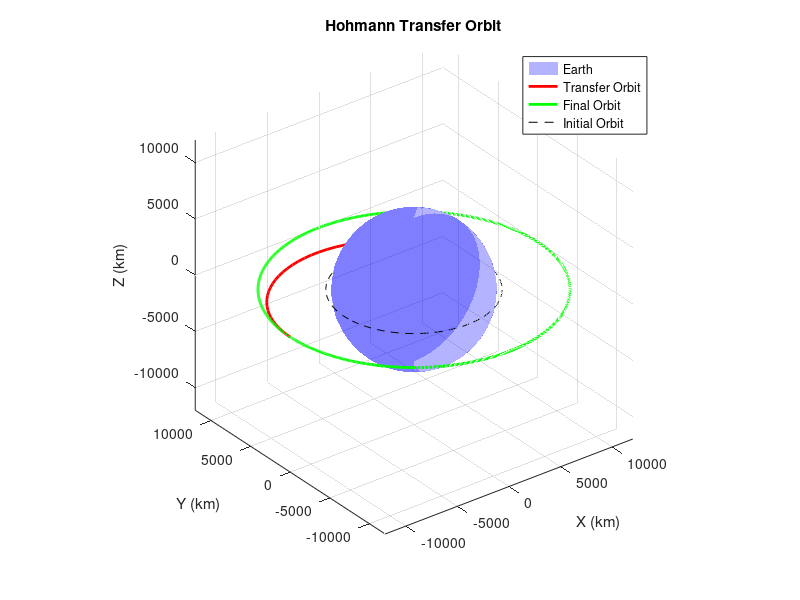

Source code (MATLAB):
clear; clc; close all;

%% ===============================
% Constants
% ===============================
G = 6.667e-20;
mass_of_earth = 5.9722e24;
mu = G * mass_of_earth;

%% ===============================
% Orbit Radii
% ===============================
r1 = 6780;      % initial orbit (km)
r2 = 12000;     % target orbit (km)

%% ===============================
% Initial Circular Orbit State
% ===============================
r0 = [r1; 0; 0];
v_circ_1 = sqrt(mu/r1);
v0 = [0; v_circ_1; 0];

z0 = [r0; v0];

%% ===============================
% Hohmann Transfer ΔV
% ===============================
dv1 = sqrt(mu/r1) * (sqrt(2*r2/(r1+r2)) - 1);
dv2 = sqrt(mu/r2) * (1 - sqrt(2*r1/(r1+r2)));

fprintf("Delta-V1: %.4f km/s\n", dv1);
fprintf("Delta-V2: %.4f km/s\n", dv2);

%% ===============================
% ODE Function
% ===============================
function dzdt = two_body_ode(t, z, mu)

    r_vec = z(1:3);
    v_vec = z(4:6);

    r = norm(r_vec);

    dzdt = zeros(6,1);
    dzdt(1:3) = v_vec;
    dzdt(4:6) = -mu * r_vec / r^3;
end

%% ===============================
% Burn 1 (at t = 0)
% ===============================
v0_transfer = v0 + [0; dv1; 0];   % tangential burn
z0_transfer = [r0; v0_transfer];

%% ===============================
% Transfer Time (half ellipse)
% ===============================
a_transfer = (r1 + r2)/2;
T_transfer = pi * sqrt(a_transfer^3 / mu);

%% ===============================
% Simulate Transfer Orbit
% ===============================
tspan1 = [0 T_transfer];
[t1, states1] = ode45(@(t,z) two_body_ode(t,z,mu), tspan1, z0_transfer);

%% ===============================
% Burn 2 (at apoapsis)
% ===============================
z_apogee = states1(end,:)';

r_vec2 = z_apogee(1:3);
v_vec2 = z_apogee(4:6);

v_hat = v_vec2 / norm(v_vec2);

v_new = v_vec2 + dv2 * v_hat;

z0_final = [r_vec2; v_new];

options = odeset('RelTol',1e-10);


%% ===============================
% Final Circular Orbit Simulation
% ===============================
tspan2 = [0 20000];
[t2, states2] = ode45(@(t,z) two_body_ode(t,z,mu), tspan2, z0_final, options);

%% ===============================
% Plot Earth
% ===============================
R_earth = 6371;
[sx, sy, sz] = sphere(40);

figure;
surf(sx*R_earth, sy*R_earth, sz*R_earth, ...
    'FaceColor','blue','EdgeColor','none','FaceAlpha',0.3);
hold on;

%% ===============================
% Plot Orbits
% ===============================
plot3(states1(:,1), states1(:,2), states1(:,3), 'r', 'LineWidth', 2); % transfer
plot3(states2(:,1), states2(:,2), states2(:,3), 'g', 'LineWidth', 2); % final

% initial circular orbit (reference)
theta = linspace(0,2*pi,200);
plot3(r1*cos(theta), r1*sin(theta), zeros(size(theta)), 'k--');

axis equal;
grid on;

xlabel('X (km)');
ylabel('Y (km)');
zlabel('Z (km)');
title('Hohmann Transfer Orbit');

legend('Earth','Transfer Orbit','Final Orbit','Initial Orbit');
